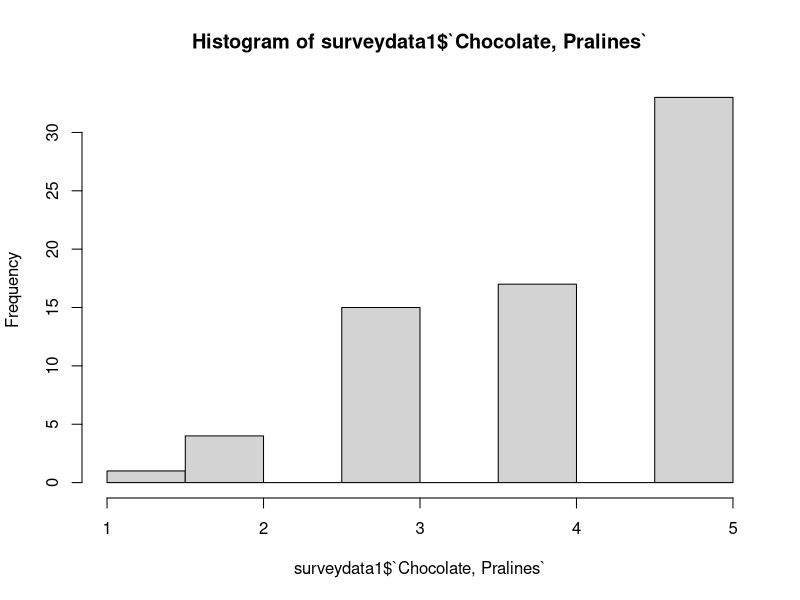
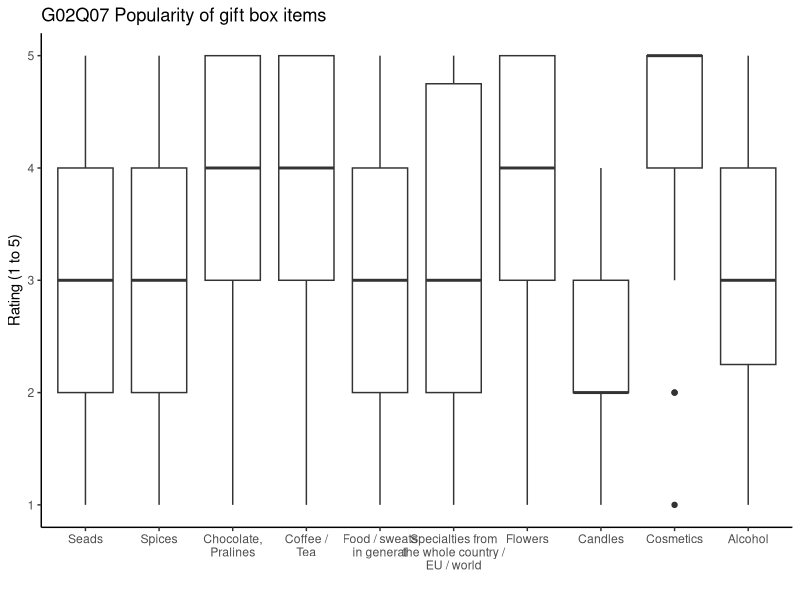
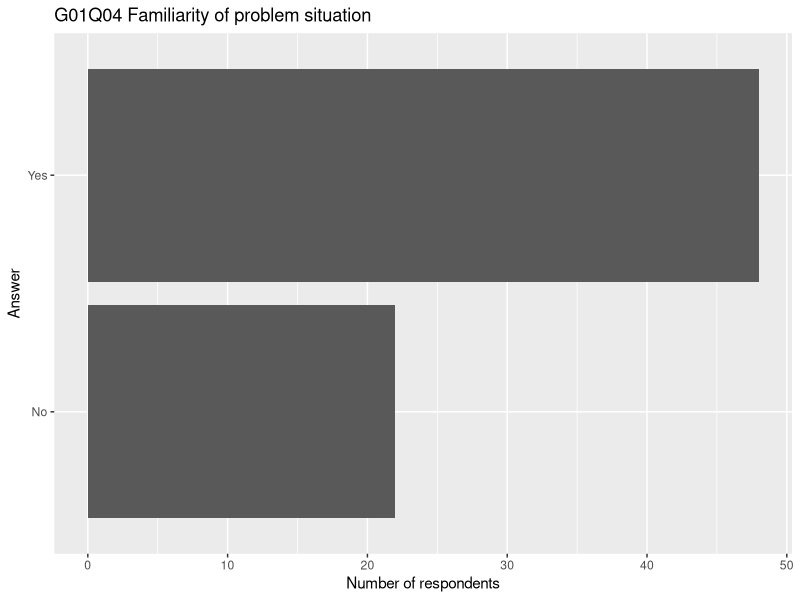

Write the R code that produced these figures, in order.
#######################################
#                                     #
#            gift giving              #
#          survey analysis            #
#                                     #
#            Thomas FROST             #
#           Antonia GERKEN            #
#           Anita LINDBERG            #
#             Diane OWIN              #
#                                     #
#       emlyon business school        #
#                                     #
#       https://lyonexchange.fr       #
#     gift-giving@lyonexchange.fr     #
#                                     #
#######################################



# 00 - Setup #############################

# setwd("~/Studium/Master/Module/5A2M21 Advanced Topics in Digital Marketing/Gruppenarbeit/GiftGiving")

# install.packages("tidyverse")
# install.packages("fastDummies")
# install.packages("openxlsx")
# install.packages("data.table")


library(tidyverse)
library(fastDummies)
library(openxlsx)
library(data.table)


# 01 - Read data #########################

surveydata <- read_csv(file = "results-survey282822_20211007-1755.csv")

# 02 - Clean data #########################

# delete incomplete answers
surveydata <- filter(surveydata, !is.na(submitdate))

# delete answer where control question is wrong
surveydata <- surveydata[surveydata$`G02Q10[SQ053]`  == 4, ]

# remove control question
surveydata1 <- subset(surveydata, select = -c(`G02Q10[SQ053]`) )

# remove time stamp
surveydata1 <- subset(surveydata1, select = -c(submitdate) )

# rename categorical columns----
oldnames <-  c('G01Q04','G01Q17', 'G01Q18', 'G01Q19', 'G01Q05', 'G02Q02','G03Q03', 'G03Q13', 'G03Q14',
             'G03Q15','G03Q16')
newnames <-  c('situation_fit','last_minute', 'remb_bday', 'online_gift', 
             'suitablegift','services_fit','age', 'gender', 'student', 'profession','country')
for(i in 1:length(newnames)) names(surveydata1)[names(surveydata1) == oldnames[i]] = newnames[i]

# rename G02Q07 ----

# How suitable are the following items in your opinion for an individualized gift box? 
# Consider as criteria the probability of sending a box with this to someone else by yourself 
# and how much you would find it a good gift if you would receive it yourself. 
# Consider 1 as a bad gift and 5 as the best possible option.

gifts_numbers <- c('G02Q07[SQ001]', 'G02Q07[SQ012]','G02Q07[SQ022]','G02Q07[SQ032]','G02Q07[SQ042]',
                   'G02Q07[SQ052]','G02Q07[SQ062]','G02Q07[SQ072]','G02Q07[SQ082]','G02Q07[SQ092]')
gifts_names <- c('Seads', 'Spices', 'Chocolate, Pralines', 'Coffee / Tea', 'Food / sweats in general', 
                 'Specialties from the whole country / EU / world', 'Flowers', 'Candles', 'Cosmetics', 
                 'Alcohol')
for(i in 1:length(gifts_names)) names(surveydata1)[names(surveydata1) == gifts_numbers[i]] = gifts_names[i]

# rename G01Q06 -----

# What do you usually give your friends (who do not live close to you) for their birthday?
gifts_numbers2 <- c('G01Q06[SQ001]', 'G01Q06[SQ002]', 'G01Q06[SQ003]', 'G01Q06[SQ004]', 'G01Q06[SQ005]')
gifts_names2 <- c('package', 'post_card','flowers', 'nothing_no_change','nothing_want_change')
for(i in 1:length(gifts_names2)) names(surveydata1)[names(surveydata1) == gifts_numbers2[i]] = gifts_names2[i]

# recode yes/no to 1/0 as dummies
surveydata1 <- dummy_cols(surveydata1, select_columns = gifts_names2, remove_selected_columns = TRUE)
# delete douplicated columns
surveydata1 <- subset(surveydata1, select = - c(package_No, post_card_No, flowers_No,
                                                nothing_no_change_No,nothing_want_change_No))

# rename G02Q10 ----

# Imagine that this service wants to help you not only for sending gifts to others but also
# wants to be your central point for all matters related to gifts. Which of the following 
# functionalities should the platform provide to be useful for you?(1 = not important at all
# and 5 = really important)
gifts_numbers3 <- c('G02Q10[SQ012]','G02Q10[SQ022]','G02Q10[SQ032]','G02Q10[SQ042]',
                    'G02Q10[SQ052]')
gifts_names3 <- c('Int_User_Design', 'Customized_packaging','per_calendar',
                  'recommendation','wishlist')
for(i in 1:length(gifts_names3)) names(surveydata1)[names(surveydata1) == gifts_numbers3[i]] = gifts_names3[i]


# recode variables in dummies ----

# situation_fit (G01Q04): yes = 1, last_minute (G01Q17): last min = 1, 
# hard_remb_bday(G01Q18): hard to remb = 1,; online_gift(G01Q19): yes = 1; 
# suitablegift (G01Q05): hard = yes = 1; services_fit (G02Q02): yes = 1;
# gender (G03Q13): male = 1; student (G03Q14): yes = 1;

# might adding age and country to the dummy list ?

dummy_var <- c('situation_fit','last_minute', 'remb_bday', 'online_gift', 
               'suitablegift','services_fit', 'gender', 'student')

surveydata1 <- dummy_cols(surveydata1, select_columns = dummy_var, remove_selected_columns = TRUE)

# delete douplicated columns
surveydata1 <- subset(surveydata1, select = - c(situation_fit_No, remb_bday_No,online_gift_No, 
                                                suitablegift_No, services_fit_No, 
                                                gender_Female, student_No))
# problem with deleting 'last_minute_In advance', because of '.. ..' in it

# Format Factor Variables ----
surveydata1$age <- as.factor(surveydata1$age)
surveydata1$profession <- as.factor(surveydata1$profession)
surveydata1$country <- as.factor(surveydata1$country)

# dummies as numeric 
surveydata1[,24:37] <- sapply(surveydata1[,24:37],as.numeric)


# 03 - Extracting text answers to excel ##############

text_answers <- c('G01Q11', 'G02Q08','G02Q09', 'G02Q12')

answers_G01Q11 <- unique(surveydata1['G01Q11'])
answers_G02Q08 <- unique(surveydata1['G02Q08'])
answers_G02Q09 <- unique(surveydata1['G02Q09'])
answers_G02Q12 <- unique(surveydata1['G02Q12'])

# export as  one excel
list_of_text_answers <- list("G01Q11" = answers_G01Q11, "G02Q08" = answers_G02Q08,
                             "G02Q09" = answers_G02Q09,
                         "G02Q12" = answers_G02Q12)
write.xlsx(list_of_text_answers, file = "survey_open_question_v1.xlsx", overwrite = TRUE)

# deleting open questions from data frame
surveydata1 <- subset(surveydata1, select = - c(G01Q11, G02Q08, G02Q09, G02Q12))

# 04 - Descriptive analysis ##############
summary(surveydata1)

# Plot Histogram of One Variable
hist(surveydata1$`Chocolate, Pralines`)





# different gift items (G02Q07)
items <- c('Seads', 'Spices', 'Chocolate, Pralines', 'Coffee / Tea', 'Food / sweats in general', 'Specialties from the whole country / EU / world', 'Flowers', 'Candles', 'Cosmetics', 'Alcohol')
labels <- c('Seads', 'Spices', 'Chocolate,\nPralines', 'Coffee /\nTea', 'Food / sweats\nin general', 'Specialties from\nthe whole country /\nEU / world', 'Flowers', 'Candles', 'Cosmetics', 'Alcohol')

giftitems <- reshape(as.data.frame(surveydata[15:24]), times = items,
                     timevar = "gift", direction = "long",
                     varying = 1:10, v.names = "rating", idvar = "participant")

rownames(giftitems) <- 1:nrow(giftitems)
giftitems$gift <- as.factor(giftitems$gift)

itemsplot <- ggplot(giftitems) +
  theme_classic() +
  geom_boxplot(aes(x = gift, y = rating)) +
  ylab("Rating (1 to 5)") +
  xlab("") +
  ggtitle("G02Q07 Popularity of gift box items") +
  scale_x_discrete(labels= labels)
itemsplot


# Format yes/no answer as Factor Variable
surveydata$G01Q04 <- as.factor(surveydata$G01Q04)


# Show percentage of the two answers
summary(surveydata$G01Q04)/nrow(surveydata)

# plot a simple bar diagram
plot <- ggplot(surveydata) +
  geom_bar(aes(x = G01Q04)) +
  ylab("Number of respondents") +
  xlab("Answer") +
  ggtitle("G01Q04 Familiarity of problem situation") +
  coord_flip()
plot
